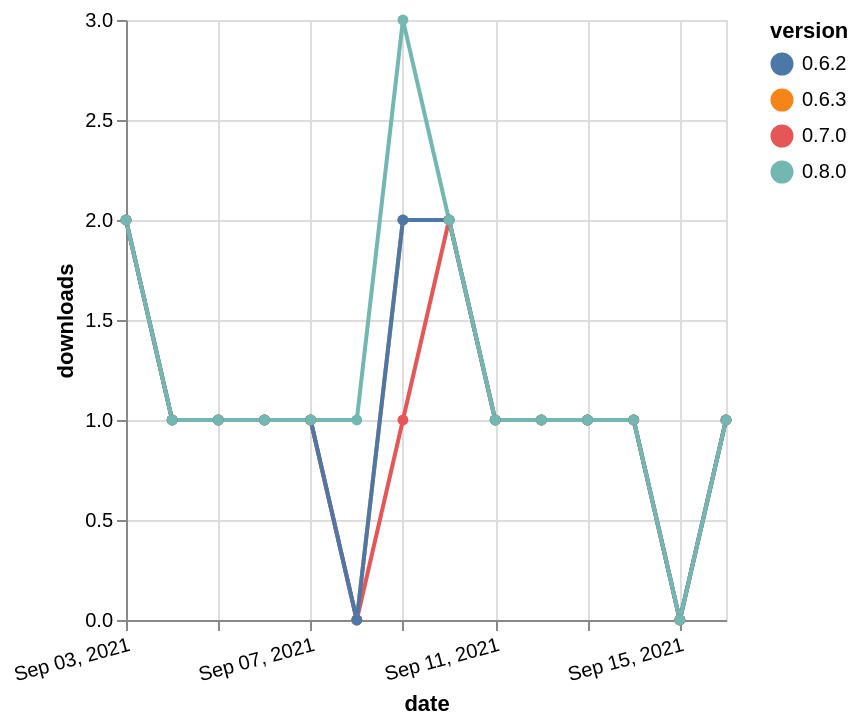

The specification (Vega-Lite) saved for this image:
### Vega-Lite specification from a JSON file in a GitHub repository (floating-point values rounded to 4 significant figures)
{"$schema": "https://vega.github.io/schema/vega-lite/v5.json", "description": "A simple bar chart with embedded data.", "data": {"values": [{"date": "2021-09-03", "total": 149, "delta": 2, "version": "0.6.3"}, {"date": "2021-09-04", "total": 150, "delta": 1, "version": "0.6.3"}, {"date": "2021-09-05", "total": 151, "delta": 1, "version": "0.6.3"}, {"date": "2021-09-06", "total": 152, "delta": 1, "version": "0.6.3"}, {"date": "2021-09-07", "total": 153, "delta": 1, "version": "0.6.3"}, {"date": "2021-09-08", "total": 153, "delta": 0, "version": "0.6.3"}, {"date": "2021-09-09", "total": 155, "delta": 2, "version": "0.6.3"}, {"date": "2021-09-10", "total": 157, "delta": 2, "version": "0.6.3"}, {"date": "2021-09-11", "total": 158, "delta": 1, "version": "0.6.3"}, {"date": "2021-09-12", "total": 159, "delta": 1, "version": "0.6.3"}, {"date": "2021-09-13", "total": 160, "delta": 1, "version": "0.6.3"}, {"date": "2021-09-14", "total": 161, "delta": 1, "version": "0.6.3"}, {"date": "2021-09-15", "total": 161, "delta": 0, "version": "0.6.3"}, {"date": "2021-09-16", "total": 162, "delta": 1, "version": "0.6.3"}, {"date": "2021-09-03", "total": 146, "delta": 2, "version": "0.7.0"}, {"date": "2021-09-04", "total": 147, "delta": 1, "version": "0.7.0"}, {"date": "2021-09-05", "total": 148, "delta": 1, "version": "0.7.0"}, {"date": "2021-09-06", "total": 149, "delta": 1, "version": "0.7.0"}, {"date": "2021-09-07", "total": 150, "delta": 1, "version": "0.7.0"}, {"date": "2021-09-08", "total": 150, "delta": 0, "version": "0.7.0"}, {"date": "2021-09-09", "total": 151, "delta": 1, "version": "0.7.0"}, {"date": "2021-09-10", "total": 153, "delta": 2, "version": "0.7.0"}, {"date": "2021-09-11", "total": 154, "delta": 1, "version": "0.7.0"}, {"date": "2021-09-12", "total": 155, "delta": 1, "version": "0.7.0"}, {"date": "2021-09-13", "total": 156, "delta": 1, "version": "0.7.0"}, {"date": "2021-09-14", "total": 157, "delta": 1, "version": "0.7.0"}, {"date": "2021-09-15", "total": 157, "delta": 0, "version": "0.7.0"}, {"date": "2021-09-16", "total": 158, "delta": 1, "version": "0.7.0"}, {"date": "2021-09-03", "total": 147, "delta": 2, "version": "0.6.2"}, {"date": "2021-09-04", "total": 148, "delta": 1, "version": "0.6.2"}, {"date": "2021-09-05", "total": 149, "delta": 1, "version": "0.6.2"}, {"date": "2021-09-06", "total": 150, "delta": 1, "version": "0.6.2"}, {"date": "2021-09-07", "total": 151, "delta": 1, "version": "0.6.2"}, {"date": "2021-09-08", "total": 151, "delta": 0, "version": "0.6.2"}, {"date": "2021-09-09", "total": 153, "delta": 2, "version": "0.6.2"}, {"date": "2021-09-10", "total": 155, "delta": 2, "version": "0.6.2"}, {"date": "2021-09-11", "total": 156, "delta": 1, "version": "0.6.2"}, {"date": "2021-09-12", "total": 157, "delta": 1, "version": "0.6.2"}, {"date": "2021-09-13", "total": 158, "delta": 1, "version": "0.6.2"}, {"date": "2021-09-14", "total": 159, "delta": 1, "version": "0.6.2"}, {"date": "2021-09-15", "total": 159, "delta": 0, "version": "0.6.2"}, {"date": "2021-09-16", "total": 160, "delta": 1, "version": "0.6.2"}, {"date": "2021-09-03", "total": 89, "delta": 2, "version": "0.8.0"}, {"date": "2021-09-04", "total": 90, "delta": 1, "version": "0.8.0"}, {"date": "2021-09-05", "total": 91, "delta": 1, "version": "0.8.0"}, {"date": "2021-09-06", "total": 92, "delta": 1, "version": "0.8.0"}, {"date": "2021-09-07", "total": 93, "delta": 1, "version": "0.8.0"}, {"date": "2021-09-08", "total": 94, "delta": 1, "version": "0.8.0"}, {"date": "2021-09-09", "total": 97, "delta": 3, "version": "0.8.0"}, {"date": "2021-09-10", "total": 99, "delta": 2, "version": "0.8.0"}, {"date": "2021-09-11", "total": 100, "delta": 1, "version": "0.8.0"}, {"date": "2021-09-12", "total": 101, "delta": 1, "version": "0.8.0"}, {"date": "2021-09-13", "total": 102, "delta": 1, "version": "0.8.0"}, {"date": "2021-09-14", "total": 103, "delta": 1, "version": "0.8.0"}, {"date": "2021-09-15", "total": 103, "delta": 0, "version": "0.8.0"}, {"date": "2021-09-16", "total": 104, "delta": 1, "version": "0.8.0"}]}, "width": "container", "mark": {"type": "line", "point": {"filled": true}}, "encoding": {"x": {"field": "date", "type": "temporal", "timeUnit": "yearmonthdate", "title": "date", "axis": {"labelAngle": -15}}, "y": {"field": "delta", "type": "quantitative", "title": "downloads"}, "color": {"field": "version", "type": "nominal"}, "tooltip": {"field": "delta"}}}
